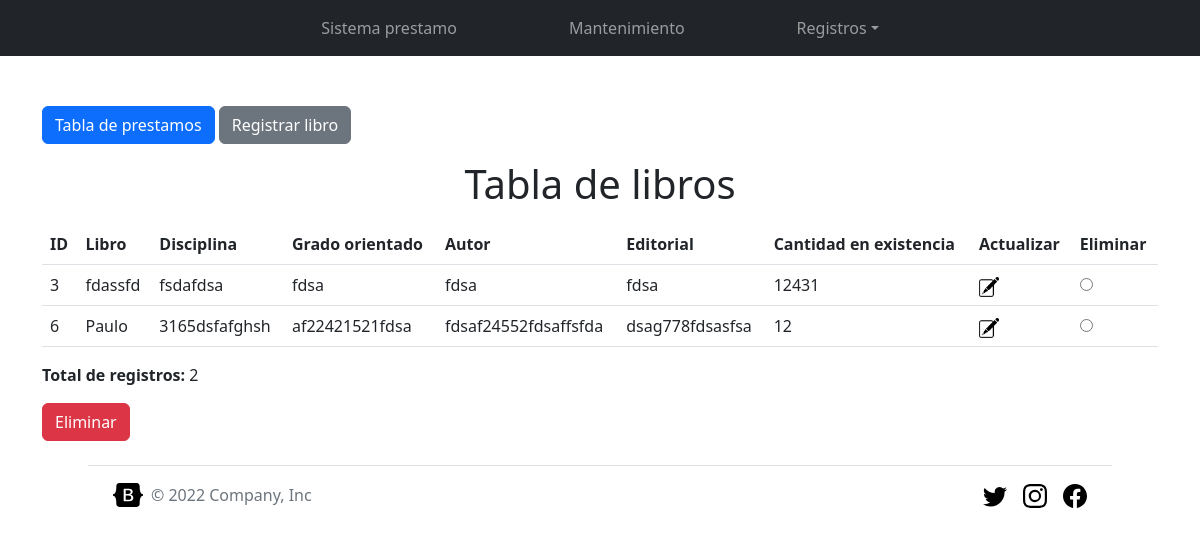
Before: /Views/table_book.php with the older database file.
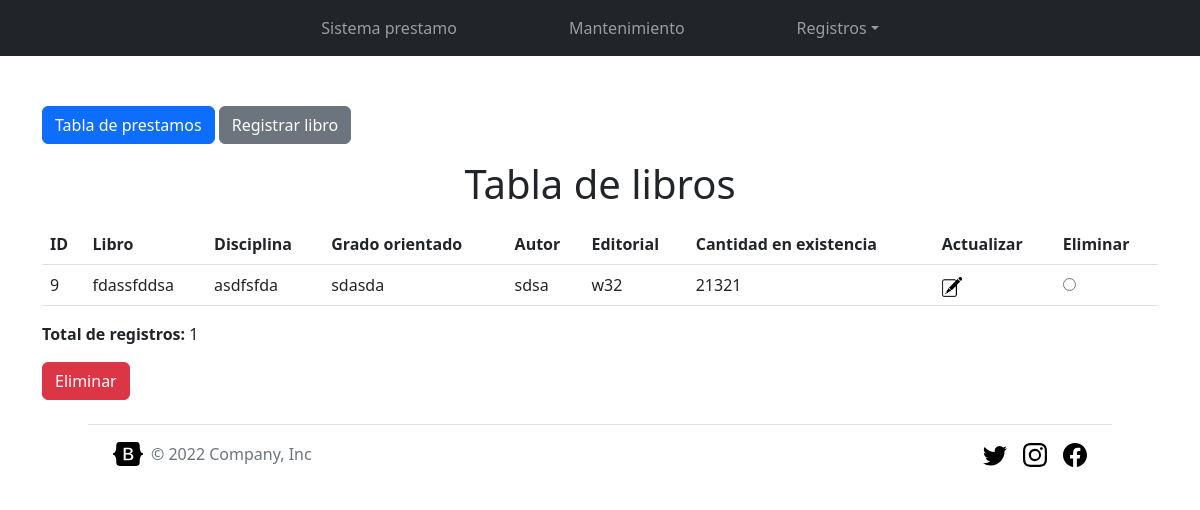
After: the same page with the newer database file.
### tables this page shows
CREATE TABLE `register_books` (
  `id_book` int(11) NOT NULL,
  `title_book` varchar(255) NOT NULL,
  `discipline_book` varchar(255) NOT NULL,
  `level_book` varchar(255) NOT NULL,
  `author_book` varchar(255) NOT NULL,
  `editorial_book` varchar(255) NOT NULL,
  `amount_book` int(100) NOT NULL
);

### Controllers/Book_Controller.php (called while the page is built, shortened)
<?php
require_once("../Models/book_model.php");
class Book_Controller{
    private $book;
    public function __construct(){
        $this->book = new book_model();
    }
    public function read(){
        return $this->book->read();
    }
}

### Models/book_model.php (called while the page is built, shortened)
<?php
require_once("Model.php");
class book_model extends Model
{
    public function read($id = "")
    {
        if ($id != "") {
            $query = "SELECT * FROM register_books WHERE id_book = $id";
        } else {
            $query = "SELECT * FROM register_books";
        }
        $results = $this->get_query($query);
        array_pop($results);
        return $results;
    }
}

### Models/Model.php (called while the page is built, shortened)
<?php
abstract class Model {
    private static $db_host = "localhost";
    private static $db_user = "root";
    private static $db_pass = "";
    private static $db_charset = "utf8";
    private static $db_name = "loan_system";
    private $conn;
    protected $rows = [];
    private function db_open(){
        $this->conn = new mysqli(
            self::$db_host,
            self::$db_user,
            self::$db_pass,
            self::$db_name
        );
        $this->conn->set_charset(self::$db_charset);
    }
    protected function get_query($query){
        $result = $this->conn->query($query);
        while($this->rows[] = $result->fetch_assoc());
        return $this->rows;
    }
}

### Views/table_book.php (the view, shortened to what this page needs)
<?php
require('../Controllers/Book_Controller.php');
$controller = new Book_Controller();
$books_array = $controller->read();
?>
<?php include('./header.php'); ?>
<?php include('./nav-bar.php') ?>
<main class="container">
    <a href="table_lend.php" class="btn btn-primary">Tabla de prestamos</a>
    <a href="register-book.php" class="btn btn-secondary">Registrar libro</a>
    <h1 class="text-center m-3">Tabla de libros</h1>
    <?php
    $num = count($books_array);
    echo "<form method='post'>
            <table class='table'>
                <thead>
                    <th>ID</th>
                    <th>Libro</th>
                    <th>Disciplina</th>
                    <th>Grado orientado</th>
                    <th>Autor</th>
                    <th>Editorial</th>
                    <th>Cantidad en existencia</th>
                    <th>Actualizar</th>
                    <th>Eliminar</th>
                </thead>";
    for ($i = 0; $i < $num; $i++) {
        echo "<tr>
                        <td>" . $books_array[$i]["id_book"] . "</td>
                        <td>" . $books_array[$i]["title_book"] . "</td>
                        <td>" . $books_array[$i]["discipline_book"] . "</td>
                        <td>" . $books_array[$i]["level_book"] . "</td>
                        <td>" . $books_array[$i]["author_book"] . "</td>
                        <td>" . $books_array[$i]["editorial_book"] . "</td>
                        <td>" . $books_array[$i]["amount_book"] . "</td>
                        <td>"; ?><a href="update_book.php?id=<?php echo $i ?>" class="boton1"><img src="../public/images/marcador.png" id="marcador" class="icono" height="20px" width="20px"></a></td>
    <?php echo "<td><input type='radio' value=" . $books_array[$i]["id_book"] . " name='delete'></td>
                    </tr>";
    }
    ?>
    </table>
    <p class="p-style"> <b>Total de registros:</b> <?php echo "$num"; ?></p>
    <input type="submit" class="btn btn-danger btn-block" value="Eliminar" name="submit-delete">
    </form>
</main>
<?php include('./footer.php'); ?>

Changed rows visible on the page:
removed register_books: id_book "3", title_book "fdassfd", discipline_book "fsdafdsa", level_book "fdsa", author_book "fdsa", editorial_book "fdsa", amount_book "12431"
removed register_books: id_book "6", title_book "Paulo", discipline_book "3165dsfafghsh", level_book "af22421521fdsa", author_book "fdsaf24552fdsaffsfda", editorial_book "dsag778fdsasfsa", amount_book "12"
added register_books: id_book "9", title_book "fdassfddsa", discipline_book "asdfsfda", level_book "sdasda", author_book "sdsa", editorial_book "w32", amount_book "21321"
Other visible differences:
$num: "2" → "1"
